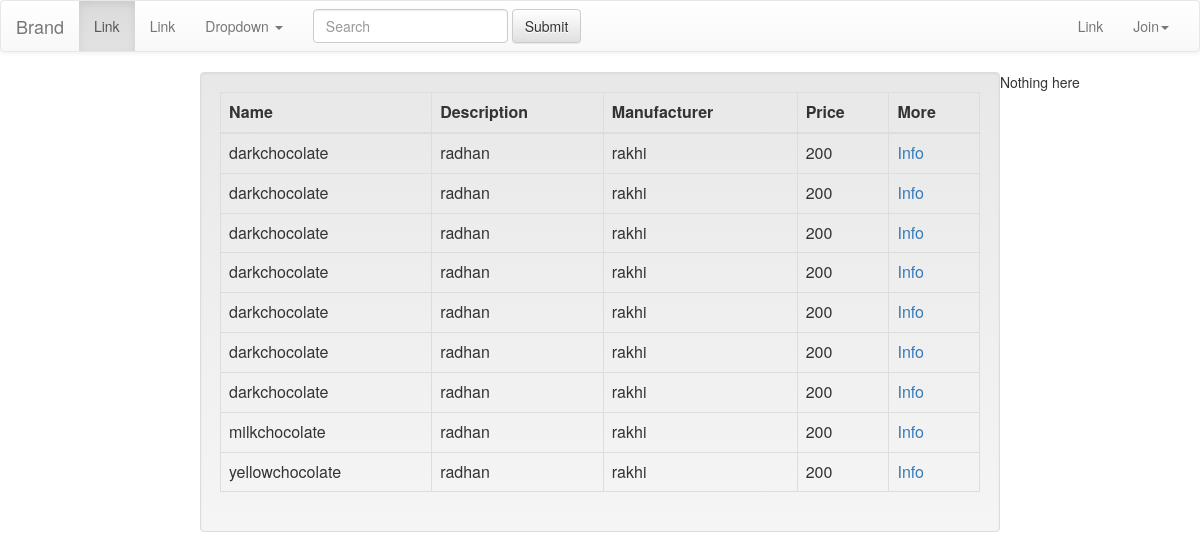
The page / on the database its author committed.
### register/models.py (models this page shows)
class Chocolate(models.Model):
    id = models.AutoField(primary_key=True)
    name = models.CharField(_('Chocolate Name'),max_length=100,blank=True )
    description = models.CharField(_('Chocolate Description'),max_length=1000,blank=True )
    manufacturer = models.CharField(_('Chocolate Manufacturer'),max_length=100,blank=True )
    price = models.IntegerField(_('Chocolate Price'),
                                validators=[MaxValueValidator(1000), MinValueValidator(0)],
                                help_text=_('4 digits maximum'), blank=True, null=True)

### register/views.py (the view)
# urls.py: 2. Add a URL to urlpatterns:  url(r'^$', Home.as_view(), name='home')
class Home(ListView):
    template_name="index.html"
    def get_queryset(self):
        return Chocolate.objects.all()

### register/templates/index.html
{%  extends 'base.html' %}
{%  block body %}
    <div class="col-md-8 col-md-offset-2 well">
        <table class="table table-hover table-bordered table-responsive">
            <thead>
            <tr>
                <th>
                    Name
                </th>
                <th>
                    Description
                </th>
                <th>
                    Manufacturer
                </th>
                <th>
                    Price
                </th>
                <th>
                    More
                </th>
            </tr>
            </thead>
            <tbody>
            {% for item in object_list %}
                <tr>
                    <td> {{ item.name }} </td>
                    <td> {{ item.description }}</td>
                    <td> {{ item.manufacturer }}</td>
                    <td> {{ item.price }}</td>
                    <td> <a href="{% url 'chocolate_info' item.id %}">Info</a> </td>
                </tr>
            {% endfor %}
            </tbody>
        </table>
    </div>
    {%  if request.user.is_anonymous %}
        Nothing here
    {%   else %}
        <div class="col-md-6 col-md-offset-5" style="padding-top: 10%";>
            <a href="{%  url  'add_chocolate' %}">
                <button class="btn btn-primary">Add a chocolate</button>
            </a>
        </div>
    {% endif %}
{%  endblock body %}

### register/templates/base.html (shortened to what this page needs)
<html>
{% load staticfiles %}
<html lang="en">
<head>
    <link rel="stylesheet" href="{%  static 'css/bootstrap.min.css' %}">
    <link rel="stylesheet" href="https://maxcdn.bootstrapcdn.com/bootstrap/3.3.6/css/bootstrap-theme.min.css">
</head>
<body background="{%  static 'pic-of-nature-1.jpg' %}">
{%  include 'navbar.html' %}
{%  block body %}
{%  endblock body %}
</body>
</html>

### register/templates/navbar.html (shortened to what this page needs)
<nav class="navbar navbar-default">
    <div class="container-fluid">
        <div class="navbar-header">
            <a class="navbar-brand" href="#">Brand</a>
        </div>
        <div class="collapse navbar-collapse" id="bs-example-navbar-collapse-1">
            <ul class="nav navbar-nav">
                <li class="active"><a href="#">Link <span class="sr-only">(current)</span></a></li>
                <li><a href="#">Link</a></li>
                <li class="dropdown">
                    <a href="#" class="dropdown-toggle" data-toggle="dropdown" role="button" aria-haspopup="true" aria-expanded="false">Dropdown <span class="caret"></span></a>
                </li>
            </ul>
            <form class="navbar-form navbar-left" role="search">
                <div class="form-group">
                    <input type="text" class="form-control" placeholder="Search">
                </div>
                <button type="submit" class="btn btn-default">Submit</button>
            </form>
            <ul class="nav navbar-nav navbar-right">
                <li><a href="#">Link</a></li>
                {% if user.is_anonymous %}
                    <li class="dropdown">
                        <a href="#" class="dropdown-toggle" data-toggle="dropdown" role="button" aria-haspopup="true" aria-expanded="false">Join<span class="caret"></span></a>
                    </li>
                {% endif %}
    </div>
</nav>

### rows shown on the page
Chocolate: name "darkchocolate", description "radhan", manufacturer "rakhi", price "200"
Chocolate: name "darkchocolate", description "radhan", manufacturer "rakhi", price "200"
Chocolate: name "darkchocolate", description "radhan", manufacturer "rakhi", price "200"
Chocolate: name "darkchocolate", description "radhan", manufacturer "rakhi", price "200"
Chocolate: name "darkchocolate", description "radhan", manufacturer "rakhi", price "200"
Chocolate: name "darkchocolate", description "radhan", manufacturer "rakhi", price "200"
Chocolate: name "darkchocolate", description "radhan", manufacturer "rakhi", price "200"
Chocolate: name "milkchocolate", description "radhan", manufacturer "rakhi", price "200"
Chocolate: name "yellowchocolate", description "radhan", manufacturer "rakhi", price "200"
